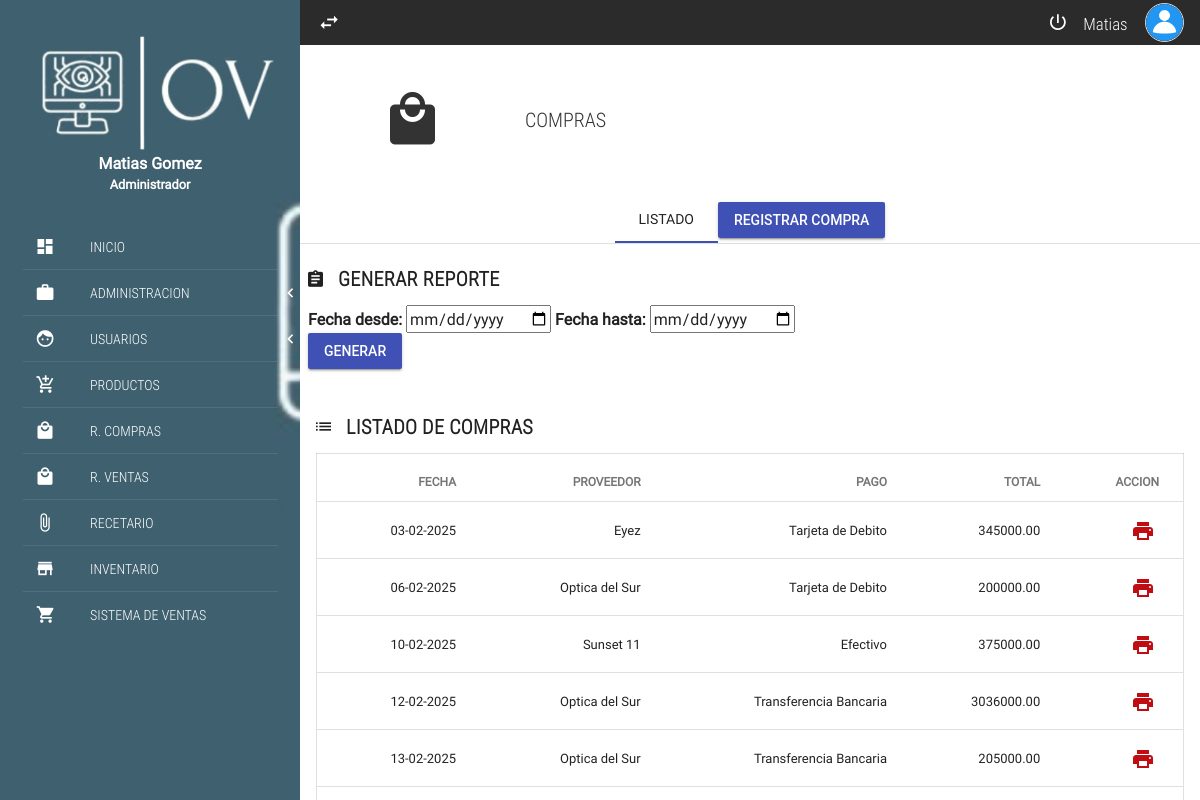
The page /SFI-V2-master/compra.php (signed in) on the database its author committed.
### tables this page shows
CREATE TABLE `compra` (
  `ID_COMPRA` int(11) NOT NULL,
  `ID_PROVEEDOR` int(11) DEFAULT NULL,
  `ID_PAGO` int(11) DEFAULT NULL,
  `FECHA` date NOT NULL
);

CREATE TABLE `proveedor` (
  `ID_PROVEEDOR` int(11) NOT NULL,
  `ID_PROV` int(11) NOT NULL,
  `PROVEEDOR` varchar(40) NOT NULL,
  `CONTACTO` int(11) NOT NULL,
  `DOMICILIO` varchar(30) NOT NULL,
  `CIUDAD` varchar(40) NOT NULL,
  `Email` varchar(100) NOT NULL,
  `Disponibilidad` int(11) NOT NULL
);

CREATE TABLE `tipopago` (
  `ID_PAGO` int(11) NOT NULL,
  `PAGO` varchar(40) NOT NULL
);

### SFI-V2-master/funciones/mostrarCompra.php (called while the page is built)
<?php
function ListarCompra($vConexion) {
    $Listado=array();
    $SQL = "SELECT
                c.id_compra,
                c.fecha,
                p.proveedor,
                tp.pago,
                SUM(dc.totalcompra) AS totalcompra
            FROM
                compra c
            INNER JOIN
                detallecompra dc ON c.id_compra = dc.id_compra
            INNER JOIN
                proveedor p ON c.id_proveedor = p.id_proveedor
            INNER JOIN
                tipopago tp ON c.id_pago = tp.id_pago
            GROUP BY
                c.id_compra, c.fecha, p.proveedor, tp.pago
                ORDER BY c.fecha ASC";
     $rs = mysqli_query($vConexion, $SQL);
     $i=0;
    while ($data = mysqli_fetch_array($rs)) {
            $Listado[$i]['ID_COMPRA'] = $data['id_compra'];
            $Listado[$i]['FECHA'] = $data['fecha'];
            $Listado[$i]['PROVE'] = $data['proveedor'];
            $Listado[$i]['TPAGO'] = $data['pago'];
            $Listado[$i]['TOTALC'] = $data['totalcompra'];
            $i++;
    }
    return $Listado;
}
?>

### SFI-V2-master/compra.php (the view, shortened to what this page needs)
<?php
require_once 'funciones/login.php';
require_once 'funciones/mostrarCompra.php';
$ListadoComp = ListarCompra($MiConexion);
$CantidadComp = count($ListadoComp);
?>
<!DOCTYPE html>
<html lang="es">
<head>
	<link rel="stylesheet" href="css/normalize.css">
	<link rel="stylesheet" href="css/sweetalert2.css">
	<link rel="stylesheet" href="css/material.min.css">
	<link rel="stylesheet" href="css/material-design-iconic-font.min.css">
	<link rel="stylesheet" href="css/jquery.mCustomScrollbar.css">
	<link rel="stylesheet" href="css/main.css">
</head>
<body>
<?php require_once 'inc/barralateral.inc.php';  ?>
	<section class="full-width pageContent">
		<?php require_once 'inc/barranav.inc.php'; ?>
		<section class="full-width header-well">
			<div class="full-width header-well-icon">
				<i class="zmdi zmdi-local-mall"></i>
			</div>
			<div class="full-width header-well-text">
				<p class="text-condensedLight">
					COMPRAS
				</p>
			</div>
		</section>
		<div class="mdl-tabs mdl-js-tabs mdl-js-ripple-effect">
			<div class="mdl-tabs__tab-bar">
				<a href="#tabList" class="mdl-tabs__tab is-active">LISTADO</a>
        <?php if (!in_array($_SESSION['Usuario_id_jer'], array(2,4,5,6,7))) { ?>
				<div class="panel-tittle text-center"><a href="registrarcompra.php" class="mdl-button mdl-js-button mdl-button--raised mdl-button--colored">REGISTRAR COMPRA</a></div>
      <?php } ?>
			</div>
		<div class="full-width divider-menu-h"></div>
					<div class="mdl-tabs__panel is-active" id="tabList">
<form action="Reportes/reporte_gral_compras.php" method="GET" target="_blank">
    <div class="mdl-cell mdl-cell--4-col-phone mdl-cell--8-col-tablet mdl-cell--12-col-desktop">
        <h5><strong class="text-condensedLight"><i class="zmdi zmdi-assignment"></i> &nbsp; GENERAR REPORTE</strong></h5>
        <strong>Fecha desde:</strong>
        <input type="date" name="fecha_desde" required>
        <strong>Fecha hasta:</strong>
        <input type="date" name="fecha_hasta" required>
        <div>
            <button type="submit" class="mdl-button mdl-js-button mdl-button--raised mdl-button--colored">GENERAR</button>
        </div>
    </div>
</form>
<div class="mdl-grid">
			<div class="mdl-cell mdl-cell--4-col-phone mdl-cell--8-col-tablet mdl-cell--12-col-desktop">
			<h5> <strong class="text-condensedLight"><i class="zmdi zmdi-view-list-alt"></i> &nbsp; LISTADO DE COMPRAS</strong></h5>
				<div class="table-responsive-scroll">
					<table id="miTabla" class="mdl-data-table mdl-js-data-table mdl-shadow--2dp full-width table-responsive">
						<thead>
						<tr>
      				<th onclick="sortTable(0, this)">FECHA</th>
      				<th onclick="sortTable(1, this)">PROVEEDOR</th>
      				<th onclick="sortTable(2, this)">PAGO</th>
      				<th onclick="sortTable(3, this)">TOTAL</th>
      				<th>ACCION</th>
							</tr>
						</thead>
							<?php
							for ($i = 0; $i < $CantidadComp; $i++) { ?>
								<tr>
											<td ><?php echo date("d-m-Y", strtotime($ListadoComp[$i]['FECHA'])); ?></td>
											<td ><?php echo $ListadoComp[$i]['PROVE']; ?></td>
											<td ><?php echo $ListadoComp[$i]['TPAGO']; ?></td>
											<td ><?php echo $ListadoComp[$i]['TOTALC']; ?></td>
<td><button class="mdl-button mdl-button--icon mdl-js-button mdl-js-ripple-effect imprimir-btn" data-id="<?php echo $ListadoComp[$i]['ID_COMPRA']; ?>">
    <i class="zmdi zmdi-print"></i>
</button>
											</td>
									</tr>
								<?php } ?>
									</div>
				</div>
			</div>
		</div>
	</div>
	</section>
</body>
</html>

### SFI-V2-master/css/main.css (style rules this page uses)
:root { --color-text: #3F51B5; --primary-color: #2B2B2C; --acent-color: #DB763B; }
html, body { width: 100%; height: 100%; margin: 0; padding: 0; font-size: 16px; font-family: "RobotoRegular"; position: relative; background-color: blueviolet; }
.text-condensedLight { font-family: "RobotoCondensedLight"; }
.text-center { text-align: center; }
.table-responsive { overflow: auto; }
.divider-menu-h { height: 0; border-top: 1px solid rgba(255, 255, 255, .09); width: 85%; margin: 0 auto; }
.table-responsive { width: 100%; overflow-x: scroll; position: relative; }
.panel-tittle { height: 45px; display: block; line-height: 45px; color: #fff; font-size: 20px; }
.header-well, .header-well-icon, .header-well-text { min-height: 150px; height: auto; }
.header-well { position: relative; }
.header-well-icon, .header-well-text { position: absolute; top: 0; color: #333; }
.header-well-icon { left: 0; width: 25%; }
.header-well-icon i, .header-well-text p { position: absolute; top: 50%; display: block; width: 100%; transform: translateY(-50%); }
.header-well-icon i { text-align: center; font-size: 60px; }
.header-well-text { right: 0; width: 75%; }
.header-well-text p { font-size: 20px; margin: 0; padding: 0; }
.pageContent { padding-left: 300px; width: 100%; height: 100%; overflow: hidden; z-index: 77; background-color: #fff; transition: all .3s ease-in-out; }

### SFI-V2-master/compra.php (style rules this page uses)
.table-responsive-scroll { max-height: 700px; overflow-y: auto; }

### rows shown on the page
compra: FECHA "03-02-2025", ID_PROVEEDOR.PROVEEDOR "Eyez", ID_PAGO.PAGO "Tarjeta de Debito", TOTALC "345000.00"
compra: FECHA "06-02-2025", ID_PROVEEDOR.PROVEEDOR "Optica del Sur", ID_PAGO.PAGO "Tarjeta de Debito", TOTALC "200000.00"
compra: FECHA "10-02-2025", ID_PROVEEDOR.PROVEEDOR "Sunset 11", ID_PAGO.PAGO "Efectivo", TOTALC "375000.00"
compra: FECHA "12-02-2025", ID_PROVEEDOR.PROVEEDOR "Optica del Sur", ID_PAGO.PAGO "Transferencia Bancaria", TOTALC "3036000.00"
compra: FECHA "13-02-2025", ID_PROVEEDOR.PROVEEDOR "Optica del Sur", ID_PAGO.PAGO "Transferencia Bancaria", TOTALC "205000.00"

### other values the page prints
$_SESSION['Usuario_Nombre'] "Matias"
$_SESSION['Usuario_Apellido'] "Gomez"
$_SESSION['Usuario_Jerarquia'] "Administrador"
